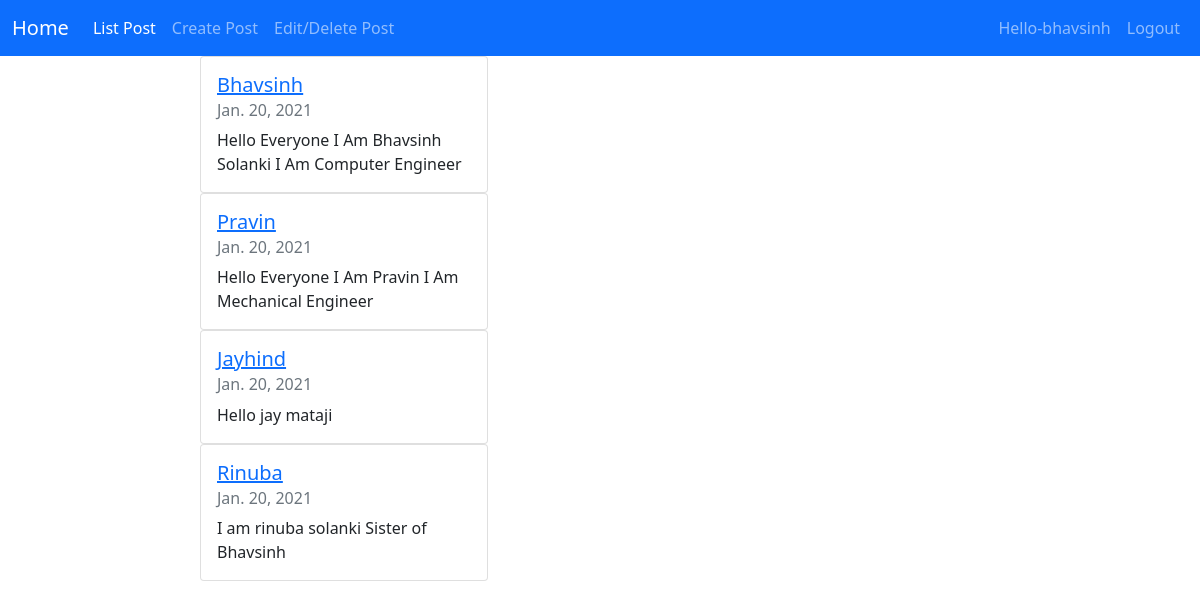
Screenshot of /blog_post (signed in) with the database file from the repository.
### BlogApp/models.py (models this page shows, shortened)
class Post(models.Model):
    title = models.CharField(max_length=5000)
    content = models.TextField()
    created_on = models.DateTimeField(auto_now_add=True)
    likes = models.ManyToManyField(User, related_name='blogpost_like', blank=True)

### BlogApp/views.py (the view)
# urls.py: path('blog_post',views.blog_post,name="blog_post"),
def blog_post(request):
    posts = Post.objects.all()
    context = {
        "posts": posts,
    }
    return render(request, 'index.html', context)

### BlogApp/templates/index.html
{% extends 'base.html' %}
{% block content %}
<div class="col-md-8 offset-md-2   blog-list-item">
    {% for post in posts %}
    <div class="card" style="width: 18rem;">
  <div class="card-body">
    <h5 class="card-title"><a href="{% url 'blog_detail' post.pk %}">{{ post.title }}</a></h5>
    <h6 class="card-subtitle mb-2 text-muted">{{ post.created_on.date }}</h6>
    <p class="card-text">{{ post.content | slice:":300" }}</p>
  </div>
</div>
    {% endfor %}
</div>
{% endblock %}

### BlogApp/templates/base.html (shortened to what this page needs)
<!doctype html>
<html lang="en">
  <head>
    <link href="https://cdn.jsdelivr.net/npm/bootstrap@5.0.0-beta1/dist/css/bootstrap.min.css" rel="stylesheet">
  </head>
  <body>
    <nav class="navbar navbar-expand-lg navbar-dark bg-primary justify-content-between">
  <div class="container-fluid">
    <a class="navbar-brand" href="/blog_post">Home</a>
    <div class="collapse navbar-collapse" id="navbarSupportedContent">
      <ul class="navbar-nav me-auto mb-2 mb-lg-0">
        <li class="nav-item">
          <a class="nav-link active" aria-current="page" href="/blog_post">List Post</a>
        </li>
        <li class="nav-item">
          <a class="nav-link" href="/addpost">Create Post</a>
        </li>
        <li class="nav-item">
          <a class="nav-link" href="/list_post">Edit/Delete Post</a>
        </li>
      </ul>
     {% if user.is_authenticated %}
        <ul class="navbar-nav mr-sm-2">
					<li class="nav-item"> <a class="nav-link">Hello-{{user.username}}</a></li>
					<li class="nav-item">
					    <a class="nav-link" href="/logout">Logout</a>
					</li>
          {% endif %}
    </div>
  </div>
</nav>
{% block content %}
{% endblock content %}
  </body>
</html>

### rows the page displays
Post: title "Bhavsinh", created_on "Jan. 20, 2021", content "Hello Everyone I Am Bhavsinh Solanki I Am Computer Engineer"
Post: title "Pravin", created_on "Jan. 20, 2021", content "Hello Everyone I Am Pravin I Am Mechanical Engineer"
Post: title "Jayhind", created_on "Jan. 20, 2021", content "Hello jay mataji"
Post: title "Rinuba", created_on "Jan. 20, 2021", content "I am rinuba solanki Sister of Bhavsinh"

### other values shown
{{ user.username }} "bhavsinh"
